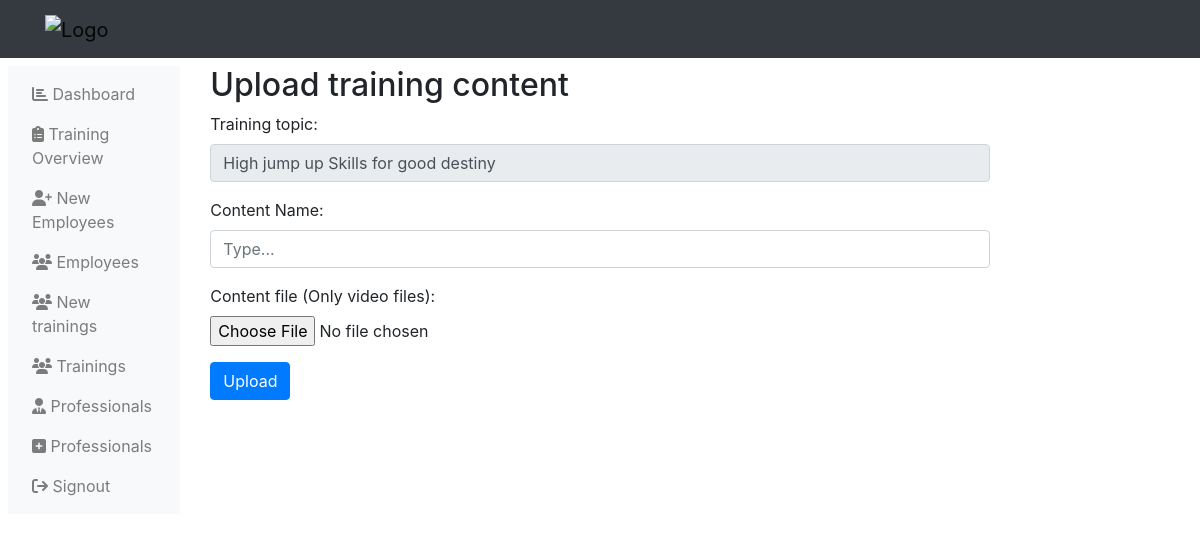
/administration-trainings-add-content.php?training_id=1 (signed in), run on an earlier commit of the app's database.
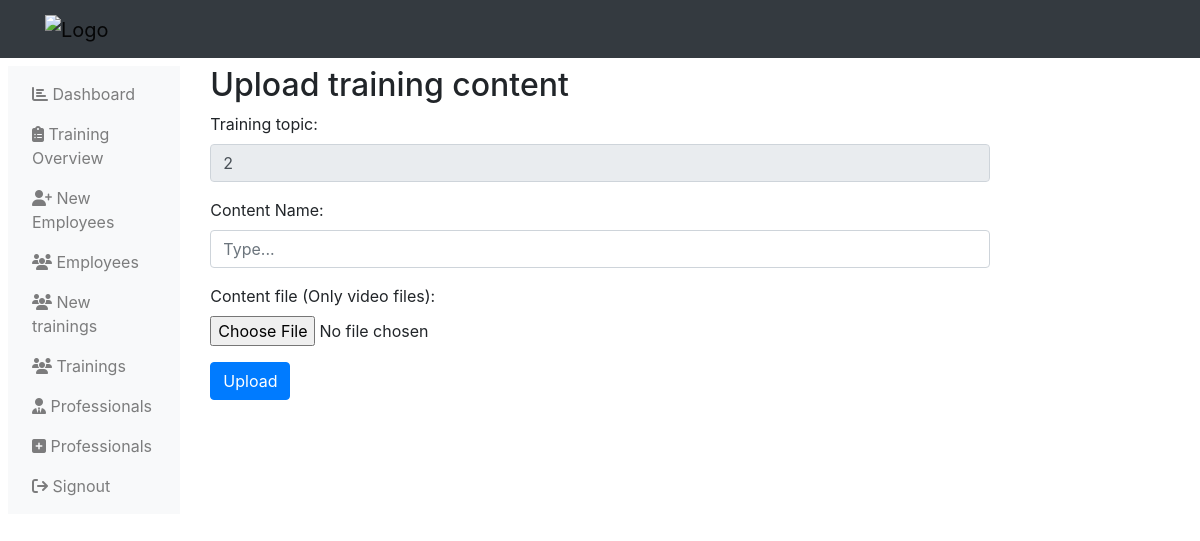
And on a later commit of the database.
### tables this page shows
CREATE TABLE `trainings` (
  `training_id` int(11) NOT NULL,
  `training_topic` varchar(255) NOT NULL,
  `training_description` text NOT NULL DEFAULT 'This is the defaullt description of the trainings',
  `training_start` varchar(255) NOT NULL,
  `training_end` varchar(255) NOT NULL,
  `training_cover` varchar(255) NOT NULL,
  `training_depart` int(11) NOT NULL,
  `training_status` varchar(255) NOT NULL
);

### administration-trainings-add-content.php (the view, shortened to what this page needs)
<?php
    include('php/connection.php');
?>
<!DOCTYPE html>
<html lang="en">
<head>
    <link rel="stylesheet" href="https://maxcdn.bootstrapcdn.com/bootstrap/4.5.2/css/bootstrap.min.css">
    <link rel="stylesheet" href="https://cdnjs.cloudflare.com/ajax/libs/font-awesome/6.4.2/css/all.min.css" />
</head>
<body>
    <?php include("php/administration-header.php"); ?>
    <div class="">
        <div class="row p-2">
            <?php
                include("php/administration-left-links.php");
            ?>
            <div class="col-md-8">
                <?php
                    if (!$_GET['training_id']) {
                        ?>
                        <p class="alert alert-danger">
                            No training sent to server.
                        </p>
                        <?php
                    }
                    else {
                        $training = $_GET['training_id'];
                        $checktraing_exists = mysqli_query($server,"SELECT * from trainings WHERE training_id ='$training'");
                        if (mysqli_num_rows($checktraing_exists) != 1) {
                            ?>
                            <p class="alert alert-danger">
                                Training doesn't exist.
                            </p>
                            <?php
                        }
                        else {
                            $data_training_exists = mysqli_fetch_array($checktraing_exists);
                            $training_topic = $data_training_exists['training_topic'];
                            ?>
                            <h2>Upload training content</h2>
                            <form action="" method="post" enctype="multipart/form-data">
                                <div class="form-group">
                                    <label for="content">Training topic:</label>
                                    <input type="text" class="form-control" value="<?php echo $training_topic; ?>" readonly>
                                </div>
                                <div class="form-group">
                                    <label for="content">Content Name:</label>
                                    <input type="text" class="form-control" id="content" name="content" placeholder="Type..." required>
                                </div>
                                <div class="form-group">
                                    <label for="pdfFile">Content file (Only video files):</label>
                                    <input type="file" class="form-control-file" id="pdfFile" name="pdfFile" accept=".mp4,.avi,.mkv" required>
                                </div>
                                <button type="submit" class="btn btn-primary" name="submit">Upload</button>
                            </form>
                            <?php
                        }
                    }
                ?>
            </div>
        </div>
    </div>
</body>
</html>

What changed in the data, as far as the page shows it:
changed trainings: training_topic "High jump up Skills for good destiny" → "2"
